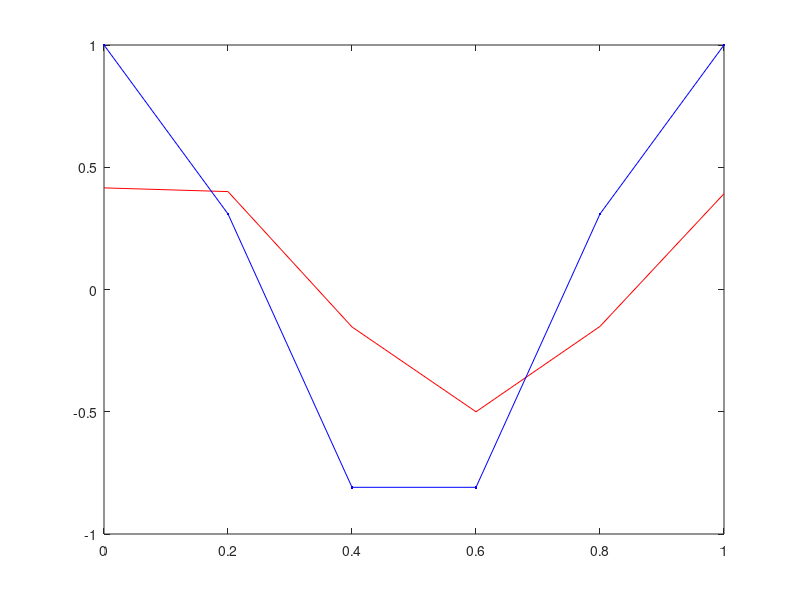

Here is the MATLAB script that generated this plot: (Note: this script raises an error after producing the figure.)
%------------------------------------------------------------------------%
% Q3linear.m
% this is the main script for the FEM lienar methodand analytical 
% solutions to the functions approaximation; againsting the numerical 
% results and the plotting diagrams to analysis the accuracy of the FEM 
% methods while increasing the meshing nodes number
% 
% Using the Galerkin Weak Form to obtain the matrices 
% Using the Gauss - Lagendre method for approaximation
%
% Zijun Fang
% 01.05.2020
%
%------------------------------------------------------------------------%
% clear workspace
% clear all
%------------------------------------------------------------------------%


clc
clear

%% Main dimension settings

% Boundary conditions settings (BCs)

a = 0;           % Left side interval
b = 1;           % Right side interval
N = input('Meshing element number N =');           % Meshing element number

% Axial dimension settings

L = abs(a - b);                % Simulation length
l = L / N;                % Mesh element length


%% Matrices settings - Me(elementary mass matrix) and Le(elementary laplacian matrix)

% Linear expansion shape function

phi_0 = @(ep) (1 - ep) / 2;                          % Shape function for phi0
phi_1 = @(ep) (1 + ep) / 2;                          % Shape function for phi1
Ja = l / 2;                                          % Jacobian mapping the elemental region
depdx = 2 / l;                                       % Eppsilon function relate to x

% Generate Gauss-Legendre approaximation

Q = 3;                                            % Parameter Q is setting to 3
ep = [-(3/5)^.5 , 0 , (3/5)^.5];
w = 2 ./ (1 - ep.^2) .* (.5 * (15 * ep.^2-3)).^-2;

% Elementary Mass matrix setting (R2*2)

Me(1 , 1) = sum(w .* (phi_0(ep) .* phi_0(ep) .* Ja));     % Me[0,0]
Me(1 , 2) = sum(w .* (phi_0(ep) .* phi_1(ep) .* Ja));     % Me[0,1]
Me(2 , 2) = sum(w .* (phi_1(ep) .* phi_1(ep) .* Ja));     % Me[1,1]
Me(2 , 1) = Me(1 , 2);                                    % Me[1,0] = Me[0,1]
Me = sparse(kron(eye(N) , Me));

% Elementary Laplacian matrix setting (R2*2)

Le(1 , 1) = sum(w .* (phi_0(ep) .* phi_0(ep) .* depdx .* Ja));     % Le[0,0]
Le(1 , 2) = sum(w .* (phi_0(ep) .* phi_1(ep) .* depdx .* Ja));     % Le[0,1]
Le(2 , 2) = sum(w .* (phi_1(ep) .* phi_1(ep) .* depdx .* Ja));     % Le[1,1]
Le(2 , 1) = Le(1 , 2);                                               % Le[1,0] = Le[0,1]
Le = sparse(kron(eye(N) , Le));


%% Matrices Setting - Helmholtz Homogeneous matrix problem M_HH and L_HH

% Sprase Assembly Matrix A of linear expansion

A = sparse(2*N , N+1);                                 % Sprase matrix A (non-orthogonal) size
A(1 , 1) = 1;
A(end , end) = 1;
A(2:end-1 , 2:end-1) = kron(eye(N-1) , [1;1]);         % Linear expansion matrix setting

% Linear expansion for generating M_HH and L_HH

M_HH = A' * Me * A;              % M = A'*Me*A
L_HH = A' * Le * A;              % L = A'*Le*A



%% Evaluation of RHS terms - f

% Exact solution of original function

F = @(x) -(4 * pi^2 + 1) * cos(2 * pi * x);                           % lamda = 1

% Linear expansion about the function integration f

x = linspace(a , b , N+1);
x = x';
fe = zeros(2*N , 1);
err = -(N^2 + 5*N + -24)/(20*N + 118);

for i = 1 : N
    fe(2*i-1) = sum(w .* (phi_0(ep) .* F(x(i) + l/2*ep) .* Ja));       % fe0
    fe(2*i) = sum(w .* (phi_1(ep) .* F(x(i) + l/2*ep) .* Ja));         % fe1
end
f = A' * fe * err;


%% Approaximation function linear system solving

u = (M_HH + L_HH) \ f;

%% Plotting diagrams
plot(x , u,'r-')
hold on
plot(x , cos(2*pi*x),'b.-')
xlabel(insertAfter("Nodes element number = " , "= ",int2str(N)));
ylabel('f(x) magnitude');
legend('FEM linear expansion plotting','Anaylatical Method plotting');
title('Linear expansion approximation of Helmholtz problem');


%% Calculation error
exi = norm(cos(2 * pi * x) - u);
L2 = (sum((exi)^2 ./ (N + 1)))^.5









